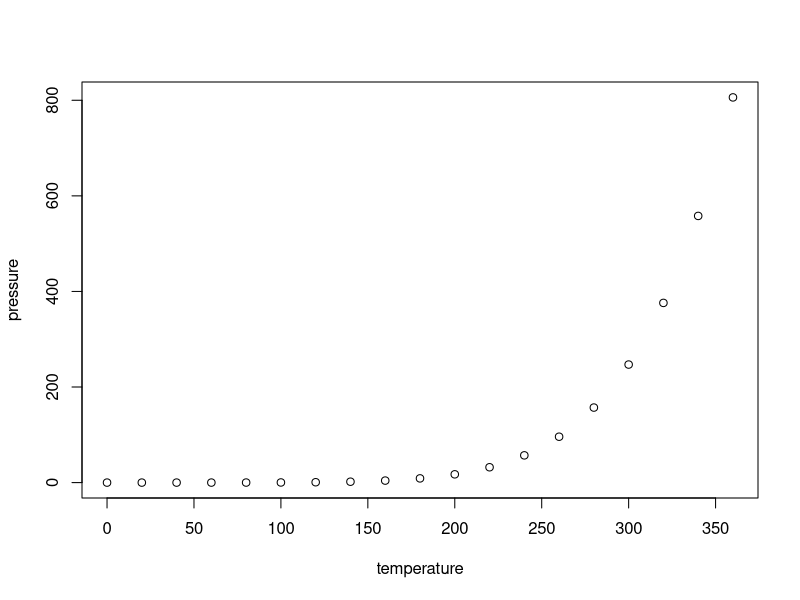
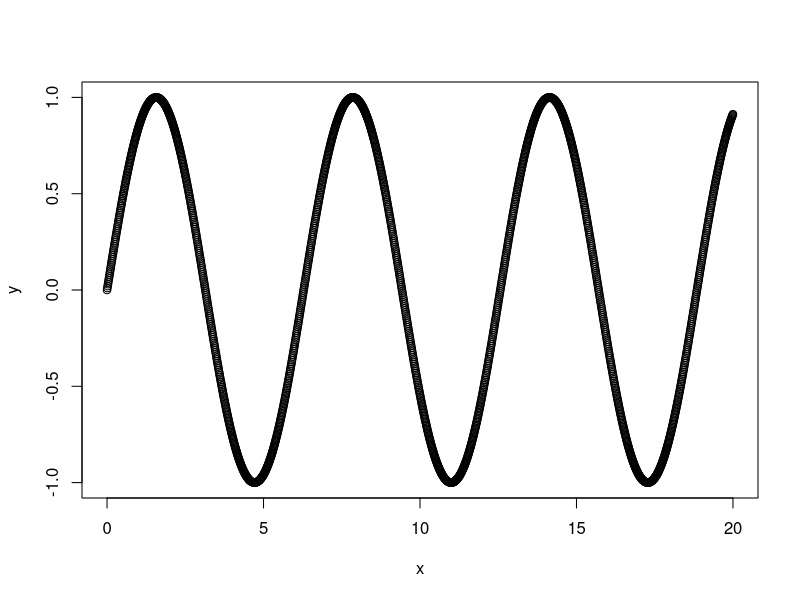

The R script that drew these images, in order:
## ---- chunk 1
knitr::opts_chunk$set(echo = TRUE)
## ---- chunk 2
summary(cars)
## ---- chunk 3
plot(pressure)
## ---- chunk 4
x <- seq(0,20, by = 0.01)
y <- sin(x)
sin_df <- data.frame(x,y)
plot(sin_df)

